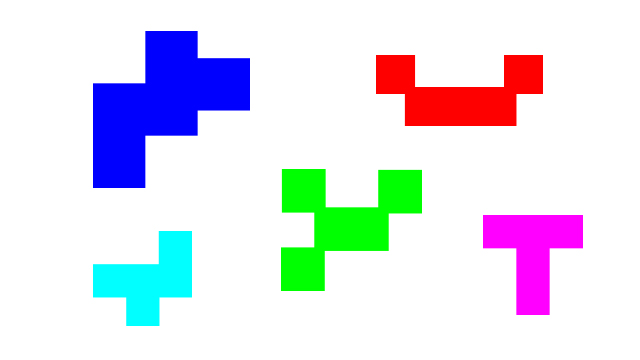
#> input picture round2/IMG_1.jpg, 640 x 360 px
$ python rgb.py   (older library calls are emulated)
#> lines starting #> are read from the running program, lines starting #| are printed output that depends on the picture; after the words box and inside, x2 and y2 are one past the last pixel; in counts of white or black regions, pixels touching at a corner belong together
import cv2
import numpy as np

##############################################################################################
# TEMPLATE MATCHING

#GIVEN IMAGE
img = cv2.imread('IMG_1.jpg')
#> img is the input picture: shape (360, 640, 3); mean B, G, R 237.2, 225.7, 224.2

col = [(255,255,1),(0,0,254),(1,255,1),(254,0,0),(249,7,246)]

img = cv2.resize(img, (500, 500), interpolation=cv2.INTER_LINEAR)
#> img: shape (500, 500, 3)
imgray = cv2.cvtColor(img,cv2.COLOR_BGR2GRAY)
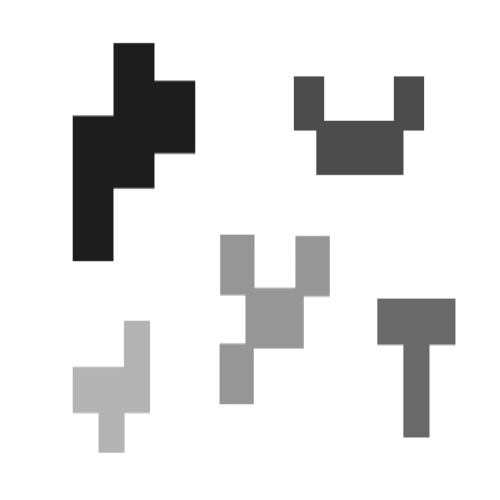
#> imgray: shape (500, 500); min 29, max 255, mean 226.5
imgray_invert = cv2.bitwise_not(imgray, dst=None)
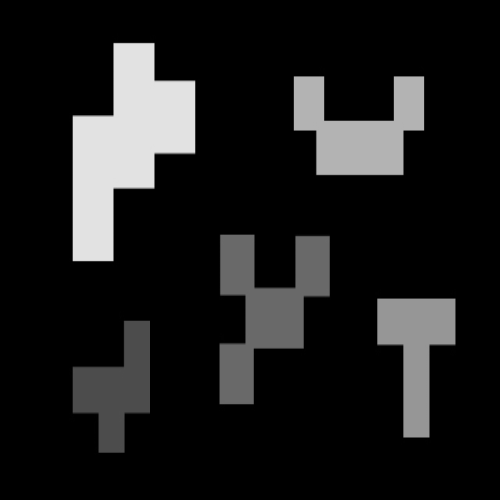
#> imgray_invert: shape (500, 500); min 0, max 226, mean 28.5
ret,thresh = cv2.threshold(imgray_invert ,50, 255 , cv2.THRESH_BINARY)
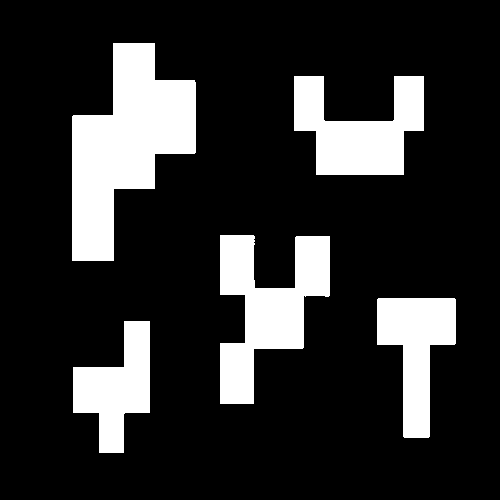
#> thresh: shape (500, 500); 17.9% white; 5 white regions


image, contours, hierarchy = cv2.findContours(thresh,cv2.RETR_TREE,cv2.CHAIN_APPROX_SIMPLE)
#> contours = 5 contours; box (x1, y1, x2, y2) and area: (72, 43, 196, 261) 14882, (220, 235, 330, 404) 9292, (294, 76, 424, 175) 7604, (377, 298, 456, 438) 6004, (73, 321, 150, 453) 5533
roi = []
moment = []
#EXTRACTING TEMPLATES

for cnt in contours:
    approx = cv2.approxPolyDP(cnt, 0.01 * cv2.arcLength(cnt, True), True)
    x1, y1, w, h = cv2.boundingRect(cnt)
    y = cv2.moments(cnt)
    moment.append(y)
    img = cv2.rectangle(img, (x1, y1), (x1 + w, y1 + h), (255, 0, 0), 2)
    roi.append(img[y1:(y1+h),x1:x1+w])
#> this loop made 5 passes
#> (x1, y1, w, h) on passes 1 to 5: (73, 321, 77, 132), (377, 298, 79, 140), (220, 235, 110, 169), (294, 76, 130, 99), (72, 43, 124, 218)
#> pass 1, `img = cv2.rectangle(img, (x1, y1), (x1 + w, y1 + h), (255, 0, 0), 2)`:
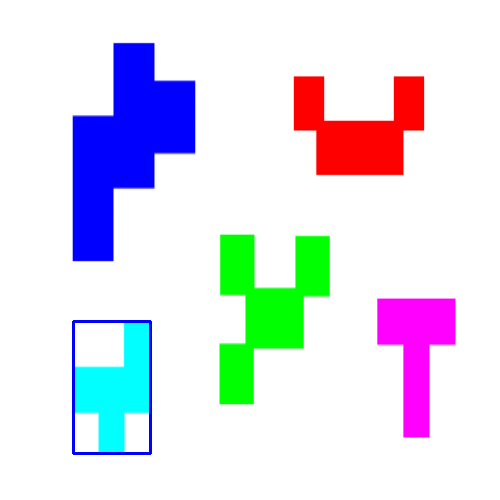
#> img: shape (500, 500, 3); mean B, G, R 237.2, 224.4, 223.2
#> pass 2, `img = cv2.rectangle(img, (x1, y1), (x1 + w, y1 + h), (255, 0, 0), 2)`:
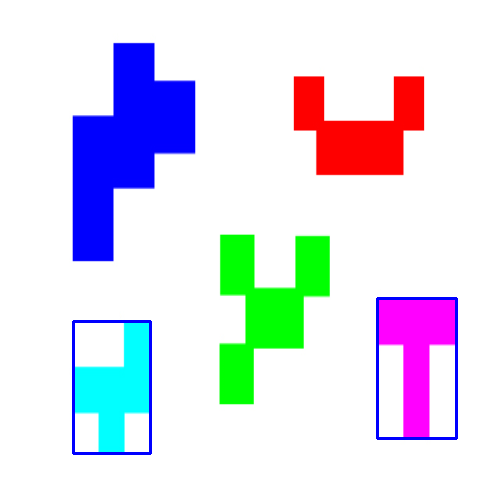
#> img: shape (500, 500, 3); 0.52% of pixels changed, all inside (x1, y1, x2, y2) = (376, 297, 458, 440)
#> pass 3, `img = cv2.rectangle(img, (x1, y1), (x1 + w, y1 + h), (255, 0, 0), 2)`:
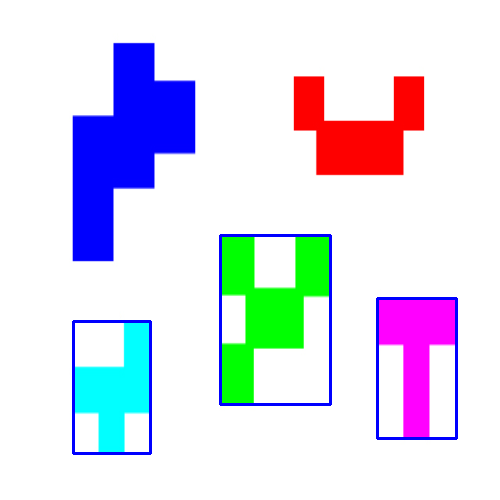
#> img: shape (500, 500, 3); 0.67% of pixels changed, all inside (x1, y1, x2, y2) = (219, 234, 332, 406)
#> after the loop:
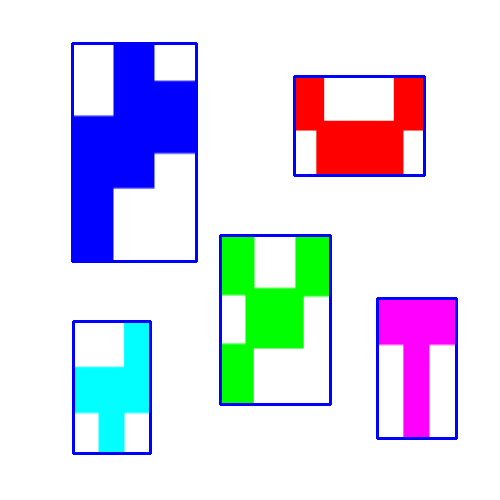
#> img: shape (500, 500, 3); 1.37% of pixels changed, all inside (x1, y1, x2, y2) = (71, 42, 426, 263)
#> after the loop, moment = 5 items; roi = 5 items

goal = np.zeros((len(roi),2),np.uint32)
#> goal = [[0, 0], [0, 0], [0, 0], [0, 0], [0, 0]]

for i in range(len(roi)):
    cx = int(moment[i]['m10'] / moment[i]['m00'])
    cy = int(moment[i]['m01'] / moment[i]['m00'])
    goal[i][0] = cx
    goal[i][1] = cy
#> this loop made 5 passes
#> (cx, cy) on passes 1 to 5: (116, 387), (415, 348), (266, 307), (359, 129), (125, 144)
#> after the loop, goal = [[116, 387], [415, 348], [266, 307], [359, 129], [125, 144]]

e_roi = []
for u in range(len(col)):
    for i in range(len(roi)):
        color = img[goal[i][1],goal[i][0]]
        if (col[u][0] == color[0] and col[u][1] == color[1] and col[u][2] == color[2]):
            e_roi.append(roi[i])
            break
#> after the loop, e_roi = 3 items

#> (the run stopped early here; a loop or call above may not have finished)
